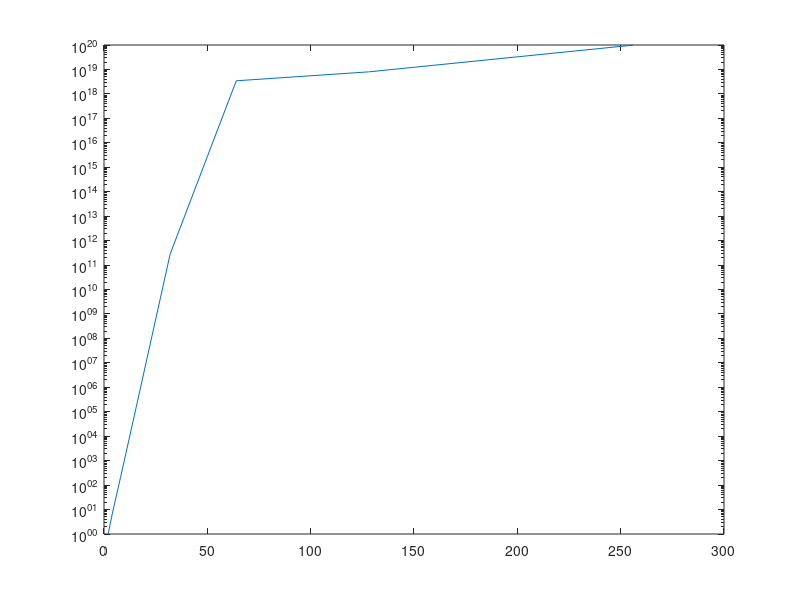

MATLAB code to generate this figure:
clear; 
clc;

%% Define the unknown function to interpolate
%f = @(x) exp(x).*sin(x);
f = @(x) 1./(1+25*x.^2);

%% Setup different numbers of interpolation nodes/data sites.
Nd = [2,4,8,16,32,64,128,256];

%% Setup the points at which we want to evaluate the interpolant
xe = linspace(-1,1,1000)'; %generate evenly-spaced points
ye = f(xe); %evaluate function

%% Preallocate space for numerical solution
ye_num = zeros(length(ye),length(Nd));

%% Start plotting stuff
figure
plot(xe,ye,'black');
pause %waits for input

c = zeros(length(Nd),1);
%% Loop goes over different numbers of interpolation nodes
for it=1:length(Nd)
    %% initialize a zero matrix according to the number of nodes to calculate the 
    x = zeros(Nd(it),1);
    
    %% compute the chebysehv extrema values for each of the points
    for k=1:Nd(it)
        x(k,1) = cos(((k - 1)/ (Nd(it) - 1)) * pi);
    end
    
    %x = linspace(-1,1,Nd(it))'; %generate evenly-spaced points in [-1,1].
    %y = f(x);
    
    %% Form Vandermonde matrix "intelligently"
    V = zeros(length(x),length(x));
    for vit = 1:Nd(it)
        V(:,vit) = x.^(vit-1);
    end
    
    %Compute the condition number
    condition_number = cond(V);
    c(it) = condition_number;
end

%% Now plot relative errors

semilogy(Nd,c);
    